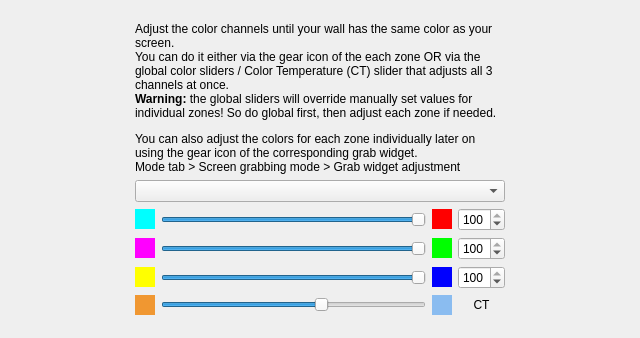
<?xml version="1.0" encoding="UTF-8"?>
<ui version="4.0">
 <class>GlobalColorCoefPage</class>
 <widget class="QWizardPage" name="GlobalColorCoefPage">
  <property name="geometry"><rect><x>0</x><y>0</y><width>640</width><height>338</height></rect></property><property name="sizePolicy"><sizepolicy hsizetype="Expanding" vsizetype="Expanding"><horstretch>0</horstretch><verstretch>0</verstretch></sizepolicy></property><property name="minimumSize"><size><width>320</width><height>240</height></size></property>
  <property name="windowTitle">
   <string>WizardPage</string>
  </property>
  <property name="title">
   <string>White balance</string>
  </property>
  <layout class="QGridLayout" name="gridLayout_2" columnstretch="1,3,1">
   <item row="5" column="1">
    <spacer name="verticalSpacer_2">
     <property name="orientation">
      <enum>Qt::Vertical</enum>
     </property>
     <property name="sizeHint" stdset="0">
      <size>
       <width>20</width>
       <height>63</height>
      </size>
     </property>
    </spacer>
   </item>
   <item row="0" column="1">
    <spacer name="verticalSpacer">
     <property name="orientation">
      <enum>Qt::Vertical</enum>
     </property>
     <property name="sizeHint" stdset="0">
      <size>
       <width>20</width>
       <height>63</height>
      </size>
     </property>
    </spacer>
   </item>
   <item row="2" column="1">
    <widget class="QLabel" name="label">
     <property name="autoFillBackground">
      <bool>true</bool>
     </property>
     <property name="text">
      <string>&lt;html&gt;&lt;head/&gt;&lt;body&gt;&lt;p&gt;Adjust the color channels until your wall has the same color as your screen.&lt;br/&gt;
You can do it either via the gear icon of the each zone OR via the global color sliders / Color Temperature (CT) slider that adjusts all 3 channels at once.&lt;br/&gt;
&lt;b&gt;Warning:&lt;/b&gt; the global sliders will override manually set values for individual zones! So do global first, then adjust each zone if needed.
&lt;/p&gt;
&lt;p&gt;
&lt;table border=&quot;0&quot; style=&quot; margin-top:0px; margin-bottom:0px; margin-left:0px; margin-right:0px;&quot; cellspacing=&quot;0&quot; cellpadding=&quot;0&quot;&gt;&lt;tr&gt;&lt;td&gt;You can also adjust the colors for each zone individually later on using the gear icon of the corresponding grab widget.&lt;br/&gt;Mode tab &gt; Screen grabbing mode &gt; Grab widget adjustment&lt;/td&gt;&lt;td style=&quot; padding-left:2;&quot;&gt;&lt;img src=&quot;:/buttons/settings_24px.png&quot; width=&quot;16&quot;/&gt;&lt;/td&gt;&lt;/tr&gt;&lt;/table&gt;&lt;/p&gt;&lt;/body&gt;&lt;/html&gt;</string>
     </property>
     <property name="wordWrap">
      <bool>true</bool>
     </property>
    </widget>
   </item>
   <item row="4" column="1">
    <layout class="QGridLayout" name="gridLayout" rowstretch="0,0,0,0,0" columnstretch="0,0,0,0,0">
     <item row="2" column="3">
      <widget class="QLabel" name="label_3">
       <property name="sizePolicy">
        <sizepolicy hsizetype="Fixed" vsizetype="Fixed">
         <horstretch>0</horstretch>
         <verstretch>0</verstretch>
        </sizepolicy>
       </property>
       <property name="minimumSize">
        <size>
         <width>20</width>
         <height>20</height>
        </size>
       </property>
       <property name="palette">
        <palette>
         <active>
          <colorrole role="Base">
           <brush brushstyle="SolidPattern">
            <color alpha="255">
             <red>255</red>
             <green>255</green>
             <blue>255</blue>
            </color>
           </brush>
          </colorrole>
          <colorrole role="Window">
           <brush brushstyle="SolidPattern">
            <color alpha="255">
             <red>0</red>
             <green>255</green>
             <blue>0</blue>
            </color>
           </brush>
          </colorrole>
         </active>
         <inactive>
          <colorrole role="Base">
           <brush brushstyle="SolidPattern">
            <color alpha="255">
             <red>255</red>
             <green>255</green>
             <blue>255</blue>
            </color>
           </brush>
          </colorrole>
          <colorrole role="Window">
           <brush brushstyle="SolidPattern">
            <color alpha="255">
             <red>0</red>
             <green>255</green>
             <blue>0</blue>
            </color>
           </brush>
          </colorrole>
         </inactive>
         <disabled>
          <colorrole role="Base">
           <brush brushstyle="SolidPattern">
            <color alpha="255">
             <red>0</red>
             <green>255</green>
             <blue>0</blue>
            </color>
           </brush>
          </colorrole>
          <colorrole role="Window">
           <brush brushstyle="SolidPattern">
            <color alpha="255">
             <red>0</red>
             <green>255</green>
             <blue>0</blue>
            </color>
           </brush>
          </colorrole>
         </disabled>
        </palette>
       </property>
       <property name="autoFillBackground">
        <bool>true</bool>
       </property>
       <property name="text">
        <string/>
       </property>
      </widget>
     </item>
     <item row="2" column="1">
      <widget class="QLabel" name="label_6">
       <property name="sizePolicy">
        <sizepolicy hsizetype="Fixed" vsizetype="Fixed">
         <horstretch>0</horstretch>
         <verstretch>0</verstretch>
        </sizepolicy>
       </property>
       <property name="minimumSize">
        <size>
         <width>20</width>
         <height>20</height>
        </size>
       </property>
       <property name="palette">
        <palette>
         <active>
          <colorrole role="Base">
           <brush brushstyle="SolidPattern">
            <color alpha="255">
             <red>255</red>
             <green>255</green>
             <blue>255</blue>
            </color>
           </brush>
          </colorrole>
          <colorrole role="Window">
           <brush brushstyle="SolidPattern">
            <color alpha="255">
             <red>255</red>
             <green>0</green>
             <blue>255</blue>
            </color>
           </brush>
          </colorrole>
         </active>
         <inactive>
          <colorrole role="Base">
           <brush brushstyle="SolidPattern">
            <color alpha="255">
             <red>255</red>
             <green>255</green>
             <blue>255</blue>
            </color>
           </brush>
          </colorrole>
          <colorrole role="Window">
           <brush brushstyle="SolidPattern">
            <color alpha="255">
             <red>255</red>
             <green>0</green>
             <blue>255</blue>
            </color>
           </brush>
          </colorrole>
         </inactive>
         <disabled>
          <colorrole role="Base">
           <brush brushstyle="SolidPattern">
            <color alpha="255">
             <red>255</red>
             <green>0</green>
             <blue>255</blue>
            </color>
           </brush>
          </colorrole>
          <colorrole role="Window">
           <brush brushstyle="SolidPattern">
            <color alpha="255">
             <red>255</red>
             <green>0</green>
             <blue>255</blue>
            </color>
           </brush>
          </colorrole>
         </disabled>
        </palette>
       </property>
       <property name="autoFillBackground">
        <bool>true</bool>
       </property>
       <property name="text">
        <string/>
       </property>
      </widget>
     </item>
     <item row="1" column="2">
      <widget class="QSlider" name="hsRed">
       <property name="maximum">
        <number>100</number>
       </property>
       <property name="value">
        <number>100</number>
       </property>
       <property name="orientation">
        <enum>Qt::Horizontal</enum>
       </property>
      </widget>
     </item>
     <item row="2" column="4">
      <widget class="QSpinBox" name="sbGreen">
       <property name="maximum">
        <number>100</number>
       </property>
       <property name="value">
        <number>100</number>
       </property>
      </widget>
     </item>
     <item row="1" column="3">
      <widget class="QLabel" name="label_2">
       <property name="sizePolicy">
        <sizepolicy hsizetype="Fixed" vsizetype="Fixed">
         <horstretch>0</horstretch>
         <verstretch>0</verstretch>
        </sizepolicy>
       </property>
       <property name="minimumSize">
        <size>
         <width>20</width>
         <height>20</height>
        </size>
       </property>
       <property name="palette">
        <palette>
         <active>
          <colorrole role="Base">
           <brush brushstyle="SolidPattern">
            <color alpha="255">
             <red>255</red>
             <green>255</green>
             <blue>255</blue>
            </color>
           </brush>
          </colorrole>
          <colorrole role="Window">
           <brush brushstyle="SolidPattern">
            <color alpha="255">
             <red>255</red>
             <green>0</green>
             <blue>0</blue>
            </color>
           </brush>
          </colorrole>
         </active>
         <inactive>
          <colorrole role="Base">
           <brush brushstyle="SolidPattern">
            <color alpha="255">
             <red>255</red>
             <green>255</green>
             <blue>255</blue>
            </color>
           </brush>
          </colorrole>
          <colorrole role="Window">
           <brush brushstyle="SolidPattern">
            <color alpha="255">
             <red>255</red>
             <green>0</green>
             <blue>0</blue>
            </color>
           </brush>
          </colorrole>
         </inactive>
         <disabled>
          <colorrole role="Base">
           <brush brushstyle="SolidPattern">
            <color alpha="255">
             <red>255</red>
             <green>0</green>
             <blue>0</blue>
            </color>
           </brush>
          </colorrole>
          <colorrole role="Window">
           <brush brushstyle="SolidPattern">
            <color alpha="255">
             <red>255</red>
             <green>0</green>
             <blue>0</blue>
            </color>
           </brush>
          </colorrole>
         </disabled>
        </palette>
       </property>
       <property name="autoFillBackground">
        <bool>true</bool>
       </property>
       <property name="text">
        <string/>
       </property>
      </widget>
     </item>
     <item row="3" column="3">
      <widget class="QLabel" name="label_4">
       <property name="sizePolicy">
        <sizepolicy hsizetype="Fixed" vsizetype="Fixed">
         <horstretch>0</horstretch>
         <verstretch>0</verstretch>
        </sizepolicy>
       </property>
       <property name="minimumSize">
        <size>
         <width>20</width>
         <height>20</height>
        </size>
       </property>
       <property name="palette">
        <palette>
         <active>
          <colorrole role="Base">
           <brush brushstyle="SolidPattern">
            <color alpha="255">
             <red>255</red>
             <green>255</green>
             <blue>255</blue>
            </color>
           </brush>
          </colorrole>
          <colorrole role="Window">
           <brush brushstyle="SolidPattern">
            <color alpha="255">
             <red>0</red>
             <green>0</green>
             <blue>255</blue>
            </color>
           </brush>
          </colorrole>
         </active>
         <inactive>
          <colorrole role="Base">
           <brush brushstyle="SolidPattern">
            <color alpha="255">
             <red>255</red>
             <green>255</green>
             <blue>255</blue>
            </color>
           </brush>
          </colorrole>
          <colorrole role="Window">
           <brush brushstyle="SolidPattern">
            <color alpha="255">
             <red>0</red>
             <green>0</green>
             <blue>255</blue>
            </color>
           </brush>
          </colorrole>
         </inactive>
         <disabled>
          <colorrole role="Base">
           <brush brushstyle="SolidPattern">
            <color alpha="255">
             <red>0</red>
             <green>0</green>
             <blue>255</blue>
            </color>
           </brush>
          </colorrole>
          <colorrole role="Window">
           <brush brushstyle="SolidPattern">
            <color alpha="255">
             <red>0</red>
             <green>0</green>
             <blue>255</blue>
            </color>
           </brush>
          </colorrole>
         </disabled>
        </palette>
       </property>
       <property name="autoFillBackground">
        <bool>true</bool>
       </property>
       <property name="text">
        <string/>
       </property>
      </widget>
     </item>
     <item row="3" column="4">
      <widget class="QSpinBox" name="sbBlue">
       <property name="maximum">
        <number>100</number>
       </property>
       <property name="value">
        <number>100</number>
       </property>
      </widget>
     </item>
     <item row="2" column="2">
      <widget class="QSlider" name="hsGreen">
       <property name="maximum">
        <number>100</number>
       </property>
       <property name="value">
        <number>100</number>
       </property>
       <property name="orientation">
        <enum>Qt::Horizontal</enum>
       </property>
      </widget>
     </item>
     <item row="1" column="4">
      <widget class="QSpinBox" name="sbRed">
       <property name="maximum">
        <number>100</number>
       </property>
       <property name="value">
        <number>100</number>
       </property>
      </widget>
     </item>
     <item row="3" column="2">
      <widget class="QSlider" name="hsBlue">
       <property name="maximum">
        <number>100</number>
       </property>
       <property name="value">
        <number>100</number>
       </property>
       <property name="orientation">
        <enum>Qt::Horizontal</enum>
       </property>
      </widget>
     </item>
     <item row="1" column="1">
      <widget class="QLabel" name="label_7">
       <property name="sizePolicy">
        <sizepolicy hsizetype="Fixed" vsizetype="Fixed">
         <horstretch>0</horstretch>
         <verstretch>0</verstretch>
        </sizepolicy>
       </property>
       <property name="minimumSize">
        <size>
         <width>20</width>
         <height>20</height>
        </size>
       </property>
       <property name="palette">
        <palette>
         <active>
          <colorrole role="Base">
           <brush brushstyle="SolidPattern">
            <color alpha="255">
             <red>255</red>
             <green>255</green>
             <blue>255</blue>
            </color>
           </brush>
          </colorrole>
          <colorrole role="Window">
           <brush brushstyle="SolidPattern">
            <color alpha="255">
             <red>0</red>
             <green>255</green>
             <blue>255</blue>
            </color>
           </brush>
          </colorrole>
         </active>
         <inactive>
          <colorrole role="Base">
           <brush brushstyle="SolidPattern">
            <color alpha="255">
             <red>255</red>
             <green>255</green>
             <blue>255</blue>
            </color>
           </brush>
          </colorrole>
          <colorrole role="Window">
           <brush brushstyle="SolidPattern">
            <color alpha="255">
             <red>0</red>
             <green>255</green>
             <blue>255</blue>
            </color>
           </brush>
          </colorrole>
         </inactive>
         <disabled>
          <colorrole role="Base">
           <brush brushstyle="SolidPattern">
            <color alpha="255">
             <red>0</red>
             <green>255</green>
             <blue>255</blue>
            </color>
           </brush>
          </colorrole>
          <colorrole role="Window">
           <brush brushstyle="SolidPattern">
            <color alpha="255">
             <red>0</red>
             <green>255</green>
             <blue>255</blue>
            </color>
           </brush>
          </colorrole>
         </disabled>
        </palette>
       </property>
       <property name="autoFillBackground">
        <bool>true</bool>
       </property>
       <property name="text">
        <string/>
       </property>
      </widget>
     </item>
     <item row="3" column="1">
      <widget class="QLabel" name="label_5">
       <property name="sizePolicy">
        <sizepolicy hsizetype="Fixed" vsizetype="Fixed">
         <horstretch>0</horstretch>
         <verstretch>0</verstretch>
        </sizepolicy>
       </property>
       <property name="minimumSize">
        <size>
         <width>20</width>
         <height>20</height>
        </size>
       </property>
       <property name="palette">
        <palette>
         <active>
          <colorrole role="Base">
           <brush brushstyle="SolidPattern">
            <color alpha="255">
             <red>255</red>
             <green>255</green>
             <blue>255</blue>
            </color>
           </brush>
          </colorrole>
          <colorrole role="Window">
           <brush brushstyle="SolidPattern">
            <color alpha="255">
             <red>255</red>
             <green>255</green>
             <blue>0</blue>
            </color>
           </brush>
          </colorrole>
         </active>
         <inactive>
          <colorrole role="Base">
           <brush brushstyle="SolidPattern">
            <color alpha="255">
             <red>255</red>
             <green>255</green>
             <blue>255</blue>
            </color>
           </brush>
          </colorrole>
          <colorrole role="Window">
           <brush brushstyle="SolidPattern">
            <color alpha="255">
             <red>255</red>
             <green>255</green>
             <blue>0</blue>
            </color>
           </brush>
          </colorrole>
         </inactive>
         <disabled>
          <colorrole role="Base">
           <brush brushstyle="SolidPattern">
            <color alpha="255">
             <red>255</red>
             <green>255</green>
             <blue>0</blue>
            </color>
           </brush>
          </colorrole>
          <colorrole role="Window">
           <brush brushstyle="SolidPattern">
            <color alpha="255">
             <red>255</red>
             <green>255</green>
             <blue>0</blue>
            </color>
           </brush>
          </colorrole>
         </disabled>
        </palette>
       </property>
       <property name="autoFillBackground">
        <bool>true</bool>
       </property>
       <property name="text">
        <string/>
       </property>
      </widget>
     </item>
     <item row="4" column="2">
      <widget class="QSlider" name="hsColorTemperature">
       <property name="toolTip">
        <string>&lt;b&gt;Color Temperature&lt;/b&gt;
&lt;br&gt;
3-in-1 helper slider to adjust white point</string>
       </property>
       <property name="minimum">
        <number>1000</number>
       </property>
       <property name="maximum">
        <number>10000</number>
       </property>
       <property name="singleStep">
        <number>100</number>
       </property>
       <property name="pageStep">
        <number>1000</number>
       </property>
       <property name="value">
        <number>6500</number>
       </property>
       <property name="orientation">
        <enum>Qt::Horizontal</enum>
       </property>
      </widget>
     </item>
     <item row="4" column="1">
      <widget class="QLabel" name="label_8">
       <property name="sizePolicy">
        <sizepolicy hsizetype="Fixed" vsizetype="Fixed">
         <horstretch>0</horstretch>
         <verstretch>0</verstretch>
        </sizepolicy>
       </property>
       <property name="minimumSize">
        <size>
         <width>20</width>
         <height>20</height>
        </size>
       </property>
       <property name="palette">
        <palette>
         <active>
          <colorrole role="Base">
           <brush brushstyle="SolidPattern">
            <color alpha="255">
             <red>255</red>
             <green>255</green>
             <blue>255</blue>
            </color>
           </brush>
          </colorrole>
          <colorrole role="Window">
           <brush brushstyle="SolidPattern">
            <color alpha="255">
             <red>240</red>
             <green>151</green>
             <blue>49</blue>
            </color>
           </brush>
          </colorrole>
         </active>
         <inactive>
          <colorrole role="Base">
           <brush brushstyle="SolidPattern">
            <color alpha="255">
             <red>255</red>
             <green>255</green>
             <blue>255</blue>
            </color>
           </brush>
          </colorrole>
          <colorrole role="Window">
           <brush brushstyle="SolidPattern">
            <color alpha="255">
             <red>240</red>
             <green>151</green>
             <blue>49</blue>
            </color>
           </brush>
          </colorrole>
         </inactive>
         <disabled>
          <colorrole role="Base">
           <brush brushstyle="SolidPattern">
            <color alpha="255">
             <red>240</red>
             <green>151</green>
             <blue>49</blue>
            </color>
           </brush>
          </colorrole>
          <colorrole role="Window">
           <brush brushstyle="SolidPattern">
            <color alpha="255">
             <red>240</red>
             <green>151</green>
             <blue>49</blue>
            </color>
           </brush>
          </colorrole>
         </disabled>
        </palette>
       </property>
       <property name="autoFillBackground">
        <bool>true</bool>
       </property>
       <property name="text">
        <string/>
       </property>
      </widget>
     </item>
     <item row="4" column="3">
      <widget class="QLabel" name="label_9">
       <property name="sizePolicy">
        <sizepolicy hsizetype="Fixed" vsizetype="Fixed">
         <horstretch>0</horstretch>
         <verstretch>0</verstretch>
        </sizepolicy>
       </property>
       <property name="minimumSize">
        <size>
         <width>20</width>
         <height>20</height>
        </size>
       </property>
       <property name="palette">
        <palette>
         <active>
          <colorrole role="Base">
           <brush brushstyle="SolidPattern">
            <color alpha="255">
             <red>255</red>
             <green>255</green>
             <blue>255</blue>
            </color>
           </brush>
          </colorrole>
          <colorrole role="Window">
           <brush brushstyle="SolidPattern">
            <color alpha="255">
             <red>138</red>
             <green>188</green>
             <blue>240</blue>
            </color>
           </brush>
          </colorrole>
         </active>
         <inactive>
          <colorrole role="Base">
           <brush brushstyle="SolidPattern">
            <color alpha="255">
             <red>255</red>
             <green>255</green>
             <blue>255</blue>
            </color>
           </brush>
          </colorrole>
          <colorrole role="Window">
           <brush brushstyle="SolidPattern">
            <color alpha="255">
             <red>138</red>
             <green>188</green>
             <blue>240</blue>
            </color>
           </brush>
          </colorrole>
         </inactive>
         <disabled>
          <colorrole role="Base">
           <brush brushstyle="SolidPattern">
            <color alpha="255">
             <red>138</red>
             <green>188</green>
             <blue>240</blue>
            </color>
           </brush>
          </colorrole>
          <colorrole role="Window">
           <brush brushstyle="SolidPattern">
            <color alpha="255">
             <red>138</red>
             <green>188</green>
             <blue>240</blue>
            </color>
           </brush>
          </colorrole>
         </disabled>
        </palette>
       </property>
       <property name="autoFillBackground">
        <bool>true</bool>
       </property>
       <property name="text">
        <string/>
       </property>
      </widget>
     </item>
     <item row="4" column="4">
      <widget class="QLabel" name="label_10">
       <property name="toolTip">
        <string>&lt;b&gt;Color Temperature&lt;/b&gt;
&lt;br&gt;
3-in-1 helper slider to adjust white point</string>
       </property>
       <property name="text">
        <string>CT</string>
       </property>
       <property name="alignment">
        <set>Qt::AlignCenter</set>
       </property>
      </widget>
     </item>
    </layout>
   </item>
   <item row="4" column="0">
    <spacer name="horizontalSpacer">
     <property name="orientation">
      <enum>Qt::Horizontal</enum>
     </property>
     <property name="sizeHint" stdset="0">
      <size>
       <width>59</width>
       <height>20</height>
      </size>
     </property>
    </spacer>
   </item>
   <item row="4" column="2">
    <spacer name="horizontalSpacer_2">
     <property name="orientation">
      <enum>Qt::Horizontal</enum>
     </property>
     <property name="sizeHint" stdset="0">
      <size>
       <width>59</width>
       <height>20</height>
      </size>
     </property>
    </spacer>
   </item>
   <item row="3" column="1">
    <widget class="QComboBox" name="cbMonitorSelect"/>
   </item>
  </layout>
 </widget>
 <tabstops>
  <tabstop>cbMonitorSelect</tabstop>
  <tabstop>sbRed</tabstop>
  <tabstop>sbGreen</tabstop>
  <tabstop>sbBlue</tabstop>
 </tabstops>
 <resources/>
 <connections>
  <connection>
   <sender>hsBlue</sender>
   <signal>valueChanged(int)</signal>
   <receiver>sbBlue</receiver>
   <slot>setValue(int)</slot>
   <hints>
    <hint type="sourcelabel">
     <x>175</x>
     <y>193</y>
    </hint>
    <hint type="destinationlabel">
     <x>278</x>
     <y>193</y>
    </hint>
   </hints>
  </connection>
  <connection>
   <sender>sbBlue</sender>
   <signal>valueChanged(int)</signal>
   <receiver>hsBlue</receiver>
   <slot>setValue(int)</slot>
   <hints>
    <hint type="sourcelabel">
     <x>278</x>
     <y>193</y>
    </hint>
    <hint type="destinationlabel">
     <x>175</x>
     <y>193</y>
    </hint>
   </hints>
  </connection>
  <connection>
   <sender>hsGreen</sender>
   <signal>valueChanged(int)</signal>
   <receiver>sbGreen</receiver>
   <slot>setValue(int)</slot>
   <hints>
    <hint type="sourcelabel">
     <x>175</x>
     <y>165</y>
    </hint>
    <hint type="destinationlabel">
     <x>278</x>
     <y>165</y>
    </hint>
   </hints>
  </connection>
  <connection>
   <sender>sbGreen</sender>
   <signal>valueChanged(int)</signal>
   <receiver>hsGreen</receiver>
   <slot>setValue(int)</slot>
   <hints>
    <hint type="sourcelabel">
     <x>278</x>
     <y>165</y>
    </hint>
    <hint type="destinationlabel">
     <x>175</x>
     <y>165</y>
    </hint>
   </hints>
  </connection>
  <connection>
   <sender>hsRed</sender>
   <signal>valueChanged(int)</signal>
   <receiver>sbRed</receiver>
   <slot>setValue(int)</slot>
   <hints>
    <hint type="sourcelabel">
     <x>175</x>
     <y>137</y>
    </hint>
    <hint type="destinationlabel">
     <x>278</x>
     <y>137</y>
    </hint>
   </hints>
  </connection>
  <connection>
   <sender>sbRed</sender>
   <signal>valueChanged(int)</signal>
   <receiver>hsRed</receiver>
   <slot>setValue(int)</slot>
   <hints>
    <hint type="sourcelabel">
     <x>278</x>
     <y>137</y>
    </hint>
    <hint type="destinationlabel">
     <x>175</x>
     <y>137</y>
    </hint>
   </hints>
  </connection>
 </connections>
</ui>
